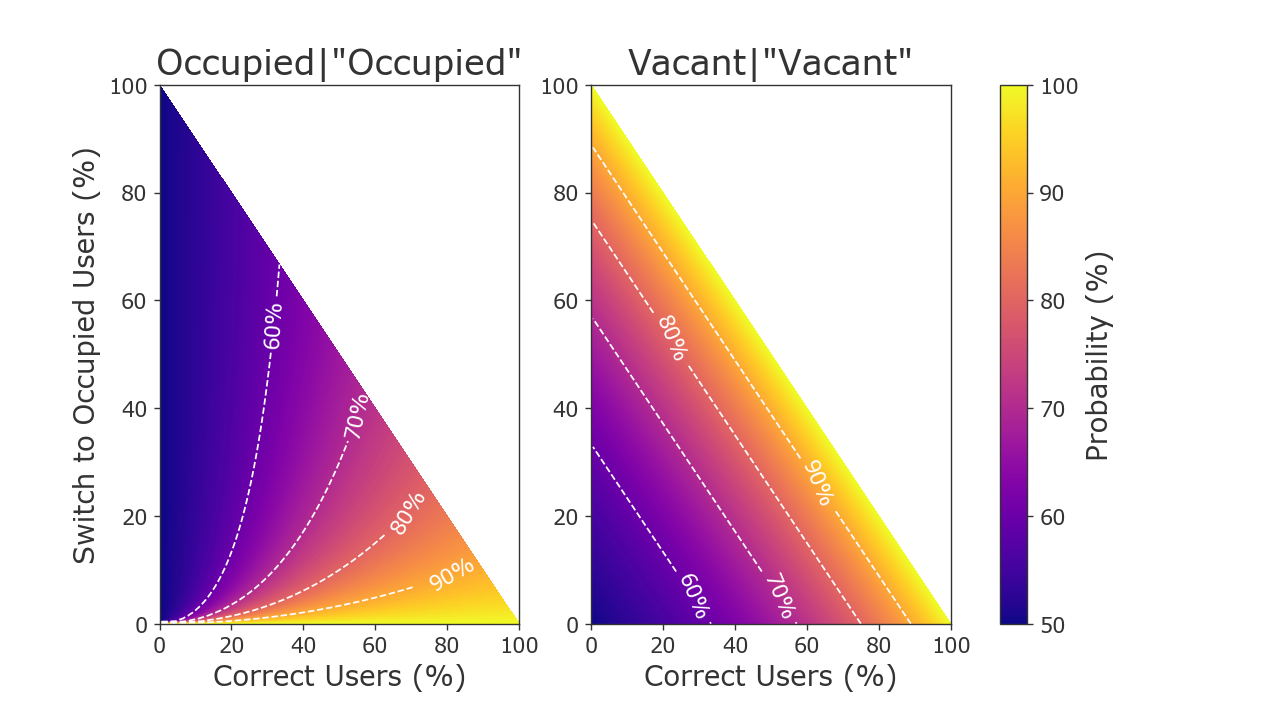

Here is the Python script that generated this plot:
# %% Imports

import numpy as np
from matplotlib import pyplot as plt

# %% Simple answer

p1 = 1 / 3  # do nothings
p2 = 1 / 3  # switch to occupied
p3 = 1 / 3  # sign is correct
pOcc = 1 / 2

pSignOccGivenVac = p2 / (p2 + p3)
pSignOccGivenOcc = pSignOccGivenVac * p1 + 1 * p2 + 1 * p3
pSignOcc = pSignOccGivenVac * (1 - pOcc) + (
    pSignOccGivenVac * pOcc * p1 + 1 * pOcc * p2 + 1 * pOcc * p3
)
pOccGivenSignOcc = pSignOccGivenOcc * pOcc / pSignOcc
print(
    "The probability the sign says occupied given that the room is occupied "
    "is {:.1f}%".format(pOccGivenSignOcc * 100)
)

pSignVac = 1 - pSignOcc
pVac = 1 - pOcc
pSignVacGivenVac = 1 - pSignOccGivenVac
pVacGivenSignVac = pSignVacGivenVac * pVac / pSignVac
print(
    "The probability the sign says vacant given that the room is vacant "
    "is {:.1f}%".format(pVacGivenSignVac * 100)
)

# %% Visualize Space


def pOccGivenSignOcc(p1, p2, p3, pOcc):
    pSignOccGivenVac = p2 / (p2 + p3)
    pSignOccGivenOcc = pSignOccGivenVac * p1 + 1 * p2 + 1 * p3
    pSignOcc = pSignOccGivenVac * (1 - pOcc) + (
        pSignOccGivenVac * pOcc * p1 + 1 * pOcc * p2 + 1 * pOcc * p3
    )
    return pSignOccGivenOcc * pOcc / pSignOcc


def pVacGivenSignVac(p1, p2, p3, pOcc):
    pSignOccGivenVac = p2 / (p2 + p3)
    pSignOcc = pSignOccGivenVac * (1 - pOcc) + (
        pSignOccGivenVac * pOcc * p1 + 1 * pOcc * p2 + 1 * pOcc * p3
    )
    pSignVac = 1 - pSignOcc
    pVac = 1 - pOcc
    pSignVacGivenVac = 1 - pSignOccGivenVac
    return pSignVacGivenVac * pVac / pSignVac


n = 201

p1, p2 = np.meshgrid(np.linspace(0, 1, n), np.linspace(0, 1, n))
p3 = 1 - p1 - p2
pOO = pOccGivenSignOcc(p1, p2, p3, pOcc)
pVV = pVacGivenSignVac(p1, p2, p3, pOcc)
pOO[p3 < np.sqrt(np.spacing(1))] = np.nan
pVV[p3 < np.sqrt(np.spacing(1))] = np.nan
vMin = (
    np.round(min(pOO[np.isfinite(pOO)].min(), pVV[np.isfinite(pVV)].min()) * 100) / 100
)
vMax = (
    np.round(max(pOO[np.isfinite(pOO)].max(), pVV[np.isfinite(pVV)].max()) * 100) / 100
)

plt.style.use("personal")

fig = plt.figure()
cmap = plt.get_cmap("plasma")
levels = np.linspace(vMin, vMax, n)
cLevels = np.linspace(0.6, 0.9, 4)
formatter = {l: "{:2.0f}%".format(l * 100) for l in cLevels}

ax = fig.add_subplot(1, 2, 1)
ax.contourf(p3 * 100, p2 * 100, pOO, cmap=cmap, levels=levels)
cs = ax.contour(
    p3 * 100,
    p2 * 100,
    pOO,
    levels=cLevels,
    colors="w",
    linewidths=1,
    linestyles="dashed",
)
ax.clabel(cs, fmt=formatter)
ax.set_xlabel("Correct Users (%)")
ax.set_ylabel("Switch to Occupied Users (%)")
ax.set_title('Occupied|"Occupied"')
ax.set_xlim(0, 100)
ax.set_ylim(0, 100)

axs = [ax]

ax = fig.add_subplot(1, 2, 2)
ax.contourf(p3 * 100, p2 * 100, pVV, cmap=cmap, levels=levels)
cs = ax.contour(
    p3 * 100,
    p2 * 100,
    pVV,
    levels=cLevels,
    colors="w",
    linewidths=1,
    linestyles="dashed",
)
ax.clabel(cs, fmt=formatter)
ax.set_xlabel("Correct Users (%)")
ax.set_title('Vacant|"Vacant"')
ax.set_xlim(0, 100)
ax.set_ylim(0, 100)

axs.append(ax)

sm = plt.cm.ScalarMappable(cmap=cmap)
sm.set_array(levels * 100)
cb = fig.colorbar(sm, ax=axs, orientation="vertical")
cb.set_label("Probability (%)")

fig.savefig("bathroomSign")
